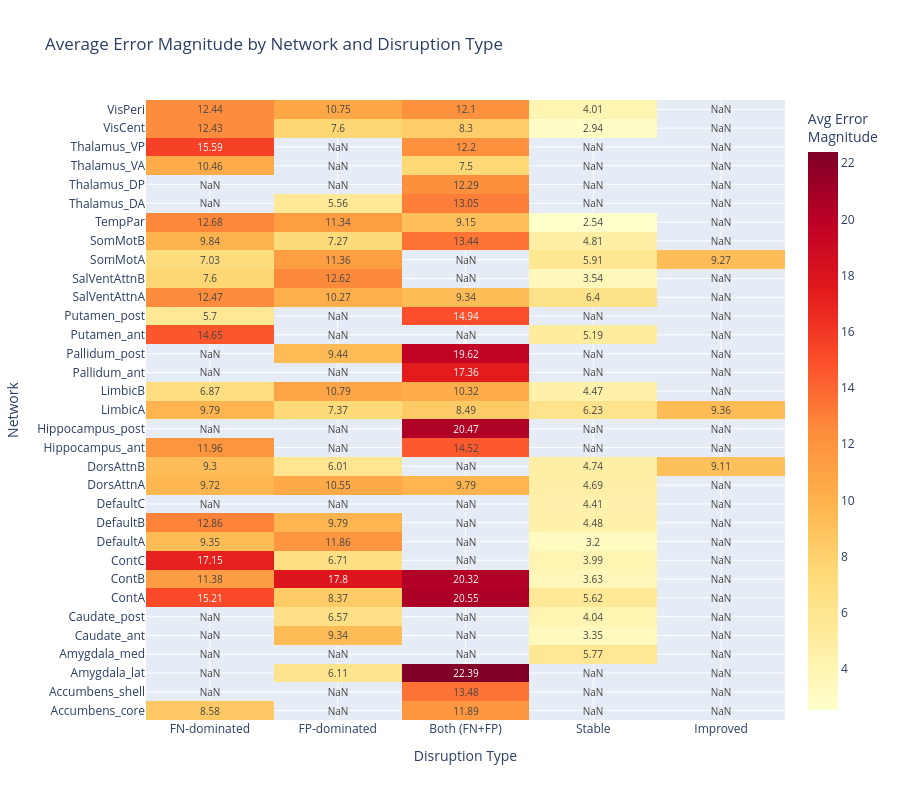

This figure's notebook cell:
### Code cell
# =============================================================================
# Visualization 3: Error Magnitude Heatmap by Network
# =============================================================================

def plot_error_magnitude_heatmap(region_df):
    """Create heatmap showing average error magnitude by network and disruption type."""
    
    # Pivot table
    pivot_data = region_df.groupby(['network', 'Disruption_Type'])['Error_Magnitude'].mean().reset_index()
    pivot_table = pivot_data.pivot(index='network', columns='Disruption_Type', values='Error_Magnitude')
    
    # Reorder columns
    col_order = ['FN-dominated', 'FP-dominated', 'Both (FN+FP)', 'Stable', 'Improved', 'Insufficient Data']
    pivot_table = pivot_table[[col for col in col_order if col in pivot_table.columns]]
    
    fig = go.Figure(data=go.Heatmap(
        z=pivot_table.values,
        x=pivot_table.columns,
        y=pivot_table.index,
        colorscale='YlOrRd',
        text=pivot_table.values.round(2),
        texttemplate='%{text}',
        textfont={"size": 10},
        colorbar=dict(title="Avg Error<br>Magnitude")
    ))
    
    fig.update_layout(
        title='Average Error Magnitude by Network and Disruption Type',
        xaxis_title='Disruption Type',
        yaxis_title='Network',
        height=800,
        width=900
    )

    return fig

fig_heatmap = plot_error_magnitude_heatmap(region_info)
fig_heatmap.show()

### Figure 1 — Plotly figure (JSON) as saved in the notebook; plotly's stock layout.template omitted (floating-point values rounded to 4 significant figures; data arrays with more than 128 entries replaced by an {"elided": "..."} marker saying what was removed)
{"data": [{"colorbar": {"title": {"text": "Avg Error<br>Magnitude"}}, "colorscale": [[0, "rgb(255,255,204)"], [0.125, "rgb(255,237,160)"], [0.25, "rgb(254,217,118)"], [0.375, "rgb(254,178,76)"], [0.5, "rgb(253,141,60)"], [0.625, "rgb(252,78,42)"], [0.75, "rgb(227,26,28)"], [0.875, "rgb(189,0,38)"], [1, "rgb(128,0,38)"]], "text": {"elided": "33x5 float values"}, "textfont": {"size": 10}, "texttemplate": "%{text}", "type": "heatmap", "x": ["FN-dominated", "FP-dominated", "Both (FN+FP)", "Stable", "Improved"], "y": ["Accumbens_core", "Accumbens_shell", "Amygdala_lat", "Amygdala_med", "Caudate_ant", "Caudate_post", "ContA", "ContB", "ContC", "DefaultA", "DefaultB", "DefaultC", "DorsAttnA", "DorsAttnB", "Hippocampus_ant", "Hippocampus_post", "LimbicA", "LimbicB", "Pallidum_ant", "Pallidum_post", "Putamen_ant", "Putamen_post", "SalVentAttnA", "SalVentAttnB", "SomMotA", "SomMotB", "TempPar", "Thalamus_DA", "Thalamus_DP", "Thalamus_VA", "Thalamus_VP", "VisCent", "VisPeri"], "z": {"elided": "33x5 float values"}}], "layout": {"height": 800, "title": {"text": "Average Error Magnitude by Network and Disruption Type"}, "width": 900, "xaxis": {"title": {"text": "Disruption Type"}}, "yaxis": {"title": {"text": "Network"}}}}
